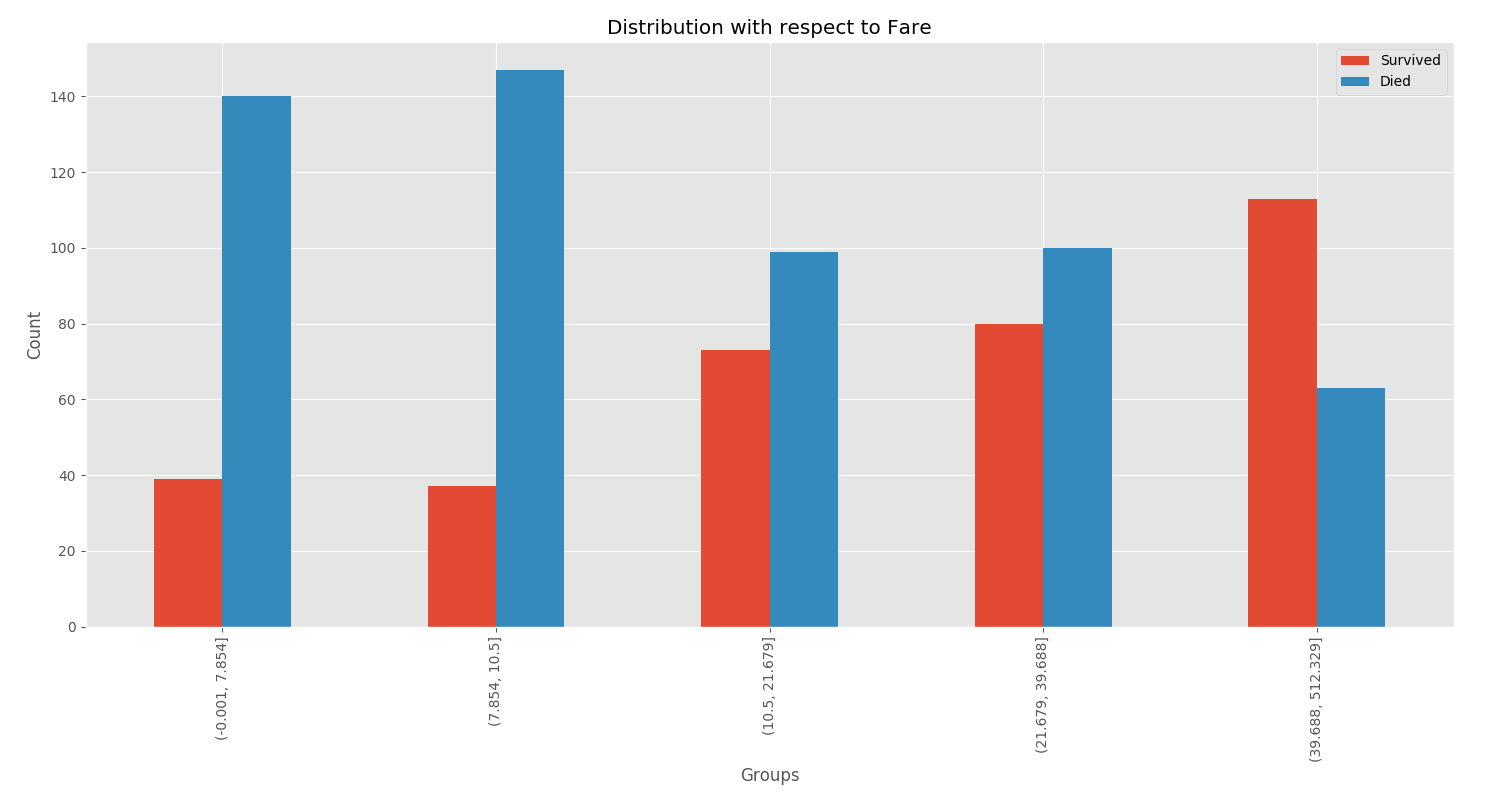

Python code for this plot:
import pandas as pd
import numpy as np
import matplotlib.pyplot as plt
plt.style.use('ggplot')

df=pd.read_csv("../datasets/train.csv")
data_test=pd.read_csv("../datasets/test.csv")


df["Died"]=1-df["Survived"]

# Extracting the TITLE from the Name
df['fare_groups']=pd.qcut(df["Fare"],5)

df.groupby('fare_groups')[['Survived','Died']].agg('sum').plot(kind='bar',figsize=(15,8))
plt.title("Distribution with respect to Fare")
plt.xlabel("Groups")
plt.ylabel("Count")
plt.show()
